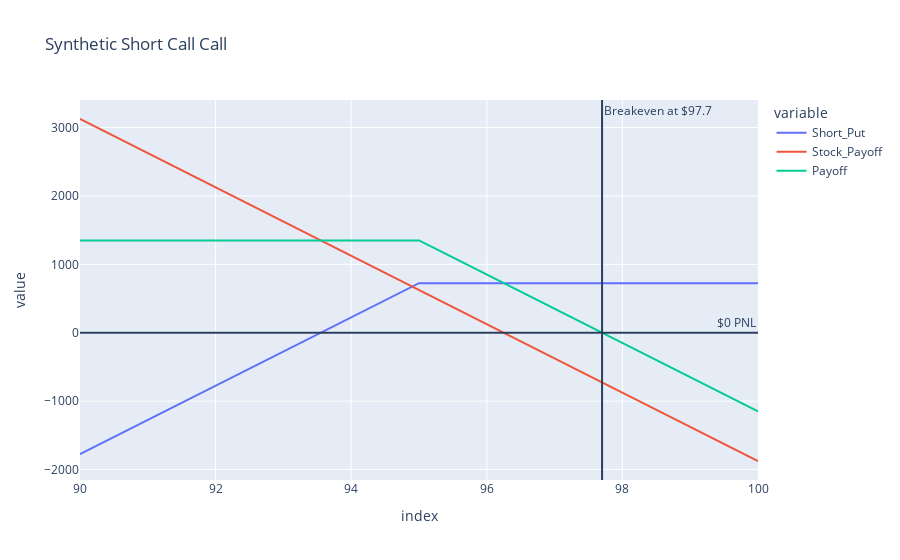

Notebook source saved alongside this figure:
### Markdown cell above
# Short Puts Plus Short Stock

Suppose you sell 500 deltas of at $S_0 = \$96.25$ and simultaneoulsy short $5P(K=95) = \$1.45$

- Since this put is all *time value* the price of the corresponding call is equal to the put's time value plus the differential between the strike price and spot price. This equals $(96.25 -95) + 1.45 = \$2.70$.

- Similarly, if you know the price of the ITM call is priced at 2.7, the price of the put with the same strike is equal to the call's **time value** of $\$1.45$.

- This portfolio payoff is exactly equal to $-5C(K = 95) = -\$2.7$

### Code cell
spot = 96.25
state_space = np.linspace(90,100,num = 41)
p95 = -500*(np.maximum(95-state_space,0) - 1.45)
stock_pnl = -500*(state_space-96.25)
P2 = pd.DataFrame([p95,stock_pnl],index = ['Short_Put','Stock_Payoff'],columns=state_space).T
P2['Payoff'] = P2.sum(axis = 1)
fig3 = px.line(P2,title = 'Synthetic Short Call Call')
fig3.add_hline(y = 0, annotation=dict(text ="$0 PNL"))
fig3.add_vline(x = 97.7, annotation=dict(text = "Breakeven at $97.7"))

### Figure 1 — Plotly figure (JSON) as saved in the notebook; plotly's stock layout.template omitted (floating-point values rounded to 4 significant figures)
{"data": [{"hovertemplate": "variable=Short_Put<br>index=%{x}<br>value=%{y}<extra></extra>", "legendgroup": "Short_Put", "line": {"color": "#636efa", "dash": "solid"}, "marker": {"symbol": "circle"}, "mode": "lines", "name": "Short_Put", "orientation": "v", "showlegend": true, "type": "scatter", "x": [90, 90.25, 90.5, 90.75, 91, 91.25, 91.5, 91.75, 92, 92.25, 92.5, 92.75, 93, 93.25, 93.5, 93.75, 94, 94.25, 94.5, 94.75, 95, 95.25, 95.5, 95.75, 96, 96.25, 96.5, 96.75, 97, 97.25, 97.5, 97.75, 98, 98.25, 98.5, 98.75, 99, 99.25, 99.5, 99.75, 100], "xaxis": "x", "y": [-1775, -1650, -1525, -1400, -1275, -1150, -1025, -900, -775, -650, -525, -400, -275, -150.0, -25.0, 100.0, 225.0, 350, 475, 600, 725, 725, 725, 725, 725, 725, 725, 725, 725, 725, 725, 725, 725, 725, 725, 725, 725, 725, 725, 725, 725], "yaxis": "y"}, {"hovertemplate": "variable=Stock_Payoff<br>index=%{x}<br>value=%{y}<extra></extra>", "legendgroup": "Stock_Payoff", "line": {"color": "#EF553B", "dash": "solid"}, "marker": {"symbol": "circle"}, "mode": "lines", "name": "Stock_Payoff", "orientation": "v", "showlegend": true, "type": "scatter", "x": [90, 90.25, 90.5, 90.75, 91, 91.25, 91.5, 91.75, 92, 92.25, 92.5, 92.75, 93, 93.25, 93.5, 93.75, 94, 94.25, 94.5, 94.75, 95, 95.25, 95.5, 95.75, 96, 96.25, 96.5, 96.75, 97, 97.25, 97.5, 97.75, 98, 98.25, 98.5, 98.75, 99, 99.25, 99.5, 99.75, 100], "xaxis": "x", "y": [3125, 3000, 2875, 2750, 2625, 2500, 2375, 2250, 2125, 2000, 1875, 1750, 1625, 1500, 1375, 1250, 1125, 1000, 875, 750, 625, 500, 375, 250, 125, 0, -125, -250, -375, -500, -625, -750, -875, -1000, -1125, -1250, -1375, -1500, -1625, -1750, -1875], "yaxis": "y"}, {"hovertemplate": "variable=Payoff<br>index=%{x}<br>value=%{y}<extra></extra>", "legendgroup": "Payoff", "line": {"color": "#00cc96", "dash": "solid"}, "marker": {"symbol": "circle"}, "mode": "lines", "name": "Payoff", "orientation": "v", "showlegend": true, "type": "scatter", "x": [90, 90.25, 90.5, 90.75, 91, 91.25, 91.5, 91.75, 92, 92.25, 92.5, 92.75, 93, 93.25, 93.5, 93.75, 94, 94.25, 94.5, 94.75, 95, 95.25, 95.5, 95.75, 96, 96.25, 96.5, 96.75, 97, 97.25, 97.5, 97.75, 98, 98.25, 98.5, 98.75, 99, 99.25, 99.5, 99.75, 100], "xaxis": "x", "y": [1350, 1350, 1350, 1350, 1350, 1350, 1350, 1350, 1350, 1350, 1350, 1350, 1350, 1350, 1350, 1350, 1350, 1350, 1350, 1350, 1350, 1225, 1100, 975, 850, 725, 600, 475, 350, 225, 100, -25, -150, -275, -400, -525, -650, -775, -900, -1025, -1150], "yaxis": "y"}], "layout": {"annotations": [{"showarrow": false, "text": "$0 PNL", "x": 1, "xanchor": "right", "xref": "x domain", "y": 0, "yanchor": "bottom", "yref": "y"}, {"showarrow": false, "text": "Breakeven at $97.7", "x": 97.7, "xanchor": "left", "xref": "x", "y": 1, "yanchor": "top", "yref": "y domain"}], "legend": {"title": {"text": "variable"}, "tracegroupgap": 0}, "shapes": [{"type": "line", "x0": 0, "x1": 1, "xref": "x domain", "y0": 0, "y1": 0, "yref": "y"}, {"type": "line", "x0": 97.7, "x1": 97.7, "xref": "x", "y0": 0, "y1": 1, "yref": "y domain"}], "title": {"text": "Synthetic Short Call Call"}, "xaxis": {"anchor": "y", "domain": [0, 1], "title": {"text": "index"}}, "yaxis": {"anchor": "x", "domain": [0, 1], "title": {"text": "value"}}}}
